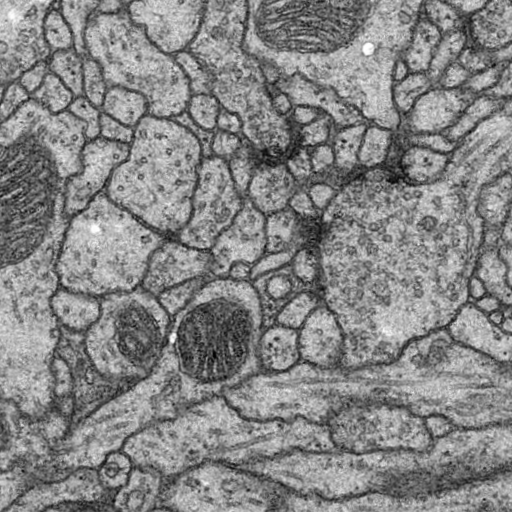
#> input picture data/train/images/14.png, 512 x 512 px; the run also reads 1 picture not shown here
$ python augmentation.py
#> lines starting #> are read from the running program, lines starting #| are printed output that depends on the picture; after the words box and inside, x2 and y2 are one past the last pixel; in counts of white or black regions, pixels touching at a corner belong together
import numpy as np
from scipy.ndimage.interpolation import map_coordinates
from scipy.ndimage.filters import gaussian_filter
from random import randint


# [66 lines left out: functions add_elastic_transform, flip, add_gaussian_noise, not called in this run]


def add_uniform_noise(image, low=-10, high=10):
    """
    Args:
        image : numpy array of image
        low : lower boundary of output interval
        high : upper boundary of output interval
    Return :
        image : numpy array of image with uniform noise added
    """
    uni_noise = np.random.uniform(low, high, image.shape)
    image = image.astype("int16")
    noise_img = image + uni_noise
    image = ceil_floor_image(image)
    return noise_img


# [12 lines left out: function change_brightness, not called in this run]


def ceil_floor_image(image):
    """
    Args:
        image : numpy array of image in datatype int16
    Return :
        image : numpy array of image in datatype uint8 with ceilling(maximum 255) and flooring(minimum 0)
    """
    image[image > 255] = 255
    image[image < 0] = 0
    image = image.astype("uint8")
    return image


# [26 lines left out: functions approximate_image, normalize, not called in this run]


def normalization(image, max, min):
    #
    image_new = (image - np.min(image))*(max - min)/(np.max(image)-np.min(image)) + min
    return image_new


# [133 lines left out: functions stride_size, multi_cropping, multi_padding, cropping, add_padding, division_array and 1 more, not called in this run]


if __name__ == "__main__":
    from PIL import Image

    b = Image.open("../data/train/images/14.png")
#> b is the input picture: PIL image 512x512 L; min 1, max 255, mean 133.4
    c = Image.open("../data/train/masks/14.png")
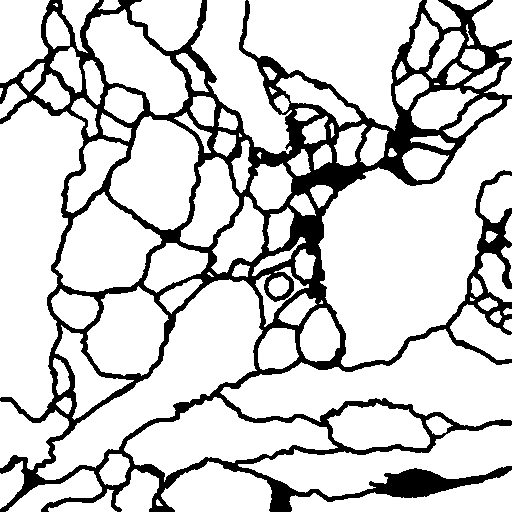
#> input picture data/train/masks/14.png, 512 x 512 px
#> c is the input picture: PIL image 512x512 L; 81.3% white; 1 black region, box (x1, y1, x2, y2) and area: (0, 0, 512, 512) 49027

    original = np.array(b)
    originall = np.array(c)
    original_norm = normalization(original, max=1, min=0)
    print(original_norm)
#> (printed output is left out)

    b = Image.open("../readme_images/original.png")
    original = np.array(b)
    """
    original1 = add_gaussian_noise(original, 0, 100)
    original1 = Image.fromarray(original1)
    original1.show()
    """
    original1 = add_uniform_noise(original, -100, 100)
#> in add_uniform_noise, `noise_img = image + uni_noise`:
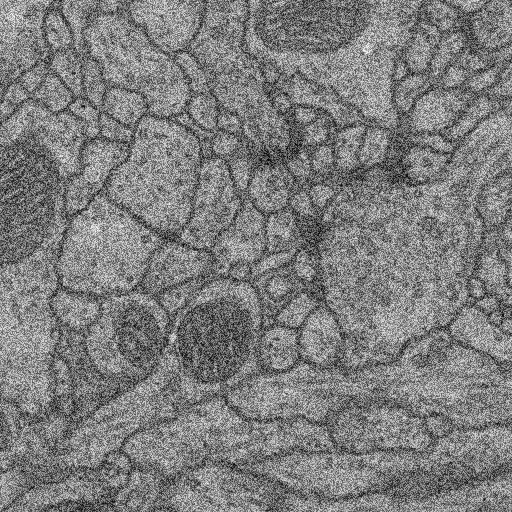
#> noise_img: shape (512, 512) float64; min -79.64, max 350.2, mean 133.5; drawn with min black and max white
    original1 = Image.fromarray(original1)
    original1.show()
    """
    original1 = change_brightness(original, 50)
    original1 = Image.fromarray(original1)
    original1.show()
    original1 = add_elastic_transform(original, 10, 4, 1)[0]
    original1 = Image.fromarray(original1)
    original1.show()
    """
